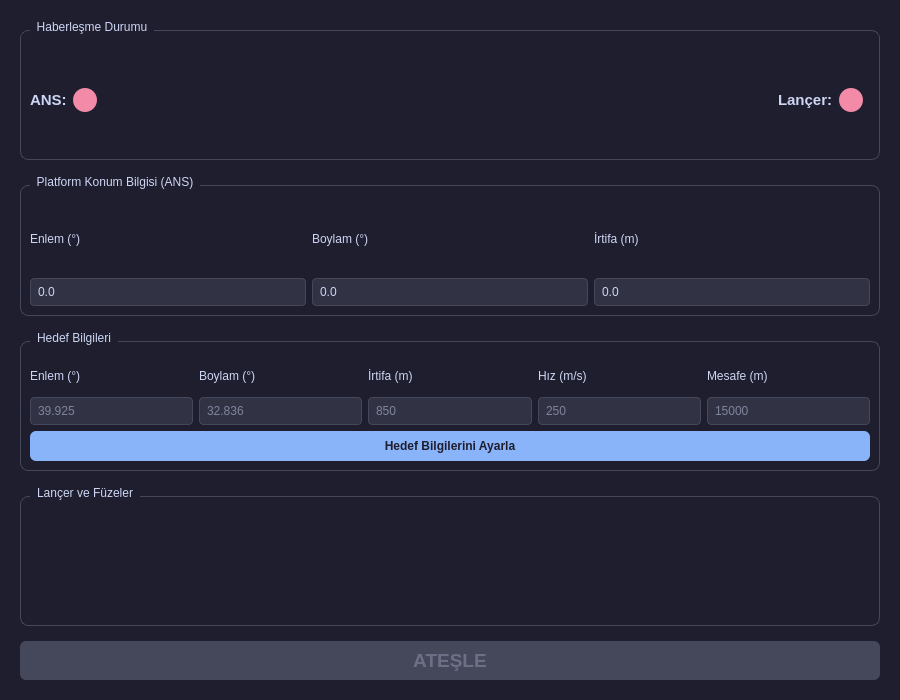
<?xml version="1.0" encoding="UTF-8"?>
<ui version="4.0">
 <class>MainWindow</class>
 <widget class="QMainWindow" name="MainWindow">
  <property name="geometry">
   <rect>
    <x>0</x>
    <y>0</y>
    <width>900</width>
    <height>700</height>
   </rect>
  </property>
  <property name="windowTitle">
   <string>AKS - Atış Kontrol Sistemi</string>
  </property>
  <property name="styleSheet">
   <string notr="true">QMainWindow { background-color: #1e1e2e; }
QLabel { color: #cdd6f4; }
QGroupBox { color: #cdd6f4; border: 1px solid #45475a; border-radius: 8px; margin-top: 10px; padding-top: 10px; }
QGroupBox::title { subcontrol-origin: margin; left: 10px; padding: 0 5px; }
QLineEdit { background-color: #313244; color: #cdd6f4; border: 1px solid #45475a; border-radius: 4px; padding: 5px; }
QPushButton { background-color: #89b4fa; color: #1e1e2e; border: none; border-radius: 6px; padding: 8px 16px; font-weight: bold; }
QPushButton:hover { background-color: #b4befe; }
QPushButton:disabled { background-color: #45475a; color: #6c7086; }
QPushButton#fireButton { background-color: #f38ba8; }
QPushButton#fireButton:hover { background-color: #eba0ac; }
QPushButton#fireButton:disabled { background-color: #45475a; }</string>
  </property>
  <widget class="QWidget" name="centralwidget">
   <layout class="QVBoxLayout" name="verticalLayout">
    <property name="spacing">
     <number>15</number>
    </property>
    <property name="margin">
     <number>20</number>
    </property>
    
    <!-- Connection Status Section -->
    <item>
     <widget class="QGroupBox" name="connectionGroup">
      <property name="title">
       <string>Haberleşme Durumu</string>
      </property>
      <layout class="QHBoxLayout" name="connectionLayout">
       <item>
        <layout class="QHBoxLayout">
         <item>
          <widget class="QLabel" name="ansLedLabel">
           <property name="text">
            <string>ANS:</string>
           </property>
           <property name="font">
            <font>
             <pointsize>11</pointsize>
             <bold>true</bold>
            </font>
           </property>
          </widget>
         </item>
         <item>
          <widget class="QLabel" name="ansLed">
           <property name="minimumSize">
            <size>
             <width>24</width>
             <height>24</height>
            </size>
           </property>
           <property name="maximumSize">
            <size>
             <width>24</width>
             <height>24</height>
            </size>
           </property>
           <property name="styleSheet">
            <string>background-color: #f38ba8; border-radius: 12px;</string>
           </property>
          </widget>
         </item>
        </layout>
       </item>
       <item>
        <spacer>
         <property name="orientation">
          <enum>Qt::Horizontal</enum>
         </property>
         <property name="sizeHint" stdset="0">
          <size>
           <width>40</width>
           <height>20</height>
          </size>
         </property>
        </spacer>
       </item>
       <item>
        <layout class="QHBoxLayout">
         <item>
          <widget class="QLabel" name="launcherLedLabel">
           <property name="text">
            <string>Lançer:</string>
           </property>
           <property name="font">
            <font>
             <pointsize>11</pointsize>
             <bold>true</bold>
            </font>
           </property>
          </widget>
         </item>
         <item>
          <widget class="QLabel" name="launcherLed">
           <property name="minimumSize">
            <size>
             <width>24</width>
             <height>24</height>
            </size>
           </property>
           <property name="maximumSize">
            <size>
             <width>24</width>
             <height>24</height>
            </size>
           </property>
           <property name="styleSheet">
            <string>background-color: #f38ba8; border-radius: 12px;</string>
           </property>
          </widget>
         </item>
        </layout>
       </item>
       <item>
        <spacer>
         <property name="orientation">
          <enum>Qt::Horizontal</enum>
         </property>
        </spacer>
       </item>
      </layout>
     </widget>
    </item>
    
    <!-- Platform Position Section -->
    <item>
     <widget class="QGroupBox" name="positionGroup">
      <property name="title">
       <string>Platform Konum Bilgisi (ANS)</string>
      </property>
      <layout class="QHBoxLayout" name="positionLayout">
       <item>
        <layout class="QVBoxLayout">
         <item>
          <widget class="QLabel">
           <property name="text"><string>Enlem (°)</string></property>
          </widget>
         </item>
         <item>
          <widget class="QLineEdit" name="latitudeDisplay">
           <property name="readOnly"><bool>true</bool></property>
           <property name="text"><string>0.0</string></property>
          </widget>
         </item>
        </layout>
       </item>
       <item>
        <layout class="QVBoxLayout">
         <item>
          <widget class="QLabel">
           <property name="text"><string>Boylam (°)</string></property>
          </widget>
         </item>
         <item>
          <widget class="QLineEdit" name="longitudeDisplay">
           <property name="readOnly"><bool>true</bool></property>
           <property name="text"><string>0.0</string></property>
          </widget>
         </item>
        </layout>
       </item>
       <item>
        <layout class="QVBoxLayout">
         <item>
          <widget class="QLabel">
           <property name="text"><string>İrtifa (m)</string></property>
          </widget>
         </item>
         <item>
          <widget class="QLineEdit" name="altitudeDisplay">
           <property name="readOnly"><bool>true</bool></property>
           <property name="text"><string>0.0</string></property>
          </widget>
         </item>
        </layout>
       </item>
      </layout>
     </widget>
    </item>
    
    <!-- Target Input Section -->
    <item>
     <widget class="QGroupBox" name="targetGroup">
      <property name="title">
       <string>Hedef Bilgileri</string>
      </property>
      <layout class="QVBoxLayout">
       <item>
        <layout class="QHBoxLayout">
         <item>
          <layout class="QVBoxLayout">
           <item><widget class="QLabel"><property name="text"><string>Enlem (°)</string></property></widget></item>
           <item><widget class="QLineEdit" name="targetLatInput"><property name="placeholderText"><string>39.925</string></property></widget></item>
          </layout>
         </item>
         <item>
          <layout class="QVBoxLayout">
           <item><widget class="QLabel"><property name="text"><string>Boylam (°)</string></property></widget></item>
           <item><widget class="QLineEdit" name="targetLonInput"><property name="placeholderText"><string>32.836</string></property></widget></item>
          </layout>
         </item>
         <item>
          <layout class="QVBoxLayout">
           <item><widget class="QLabel"><property name="text"><string>İrtifa (m)</string></property></widget></item>
           <item><widget class="QLineEdit" name="targetAltInput"><property name="placeholderText"><string>850</string></property></widget></item>
          </layout>
         </item>
         <item>
          <layout class="QVBoxLayout">
           <item><widget class="QLabel"><property name="text"><string>Hız (m/s)</string></property></widget></item>
           <item><widget class="QLineEdit" name="targetSpeedInput"><property name="placeholderText"><string>250</string></property></widget></item>
          </layout>
         </item>
         <item>
          <layout class="QVBoxLayout">
           <item><widget class="QLabel"><property name="text"><string>Mesafe (m)</string></property></widget></item>
           <item><widget class="QLineEdit" name="targetDistanceInput"><property name="placeholderText"><string>15000</string></property></widget></item>
          </layout>
         </item>
        </layout>
       </item>
       <item>
        <widget class="QPushButton" name="setTargetButton">
         <property name="text">
          <string>Hedef Bilgilerini Ayarla</string>
         </property>
        </widget>
       </item>
      </layout>
     </widget>
    </item>
    
    <!-- Launcher Section (placeholder for custom widget) -->
    <item>
     <widget class="QGroupBox" name="launcherGroup">
      <property name="title">
       <string>Lançer ve Füzeler</string>
      </property>
      <layout class="QVBoxLayout" name="launcherLayout">
       <!-- LauncherWidget will be added programmatically -->
      </layout>
     </widget>
    </item>
    
    <!-- Fire Button -->
    <item>
     <widget class="QPushButton" name="fireButton">
      <property name="text">
       <string>ATEŞLE</string>
      </property>
      <property name="enabled">
       <bool>false</bool>
      </property>
      <property name="minimumHeight">
       <number>50</number>
      </property>
      <property name="font">
       <font>
        <pointsize>14</pointsize>
        <bold>true</bold>
       </font>
      </property>
     </widget>
    </item>
    
   </layout>
  </widget>
 </widget>
 <resources/>
 <connections/>
</ui>
